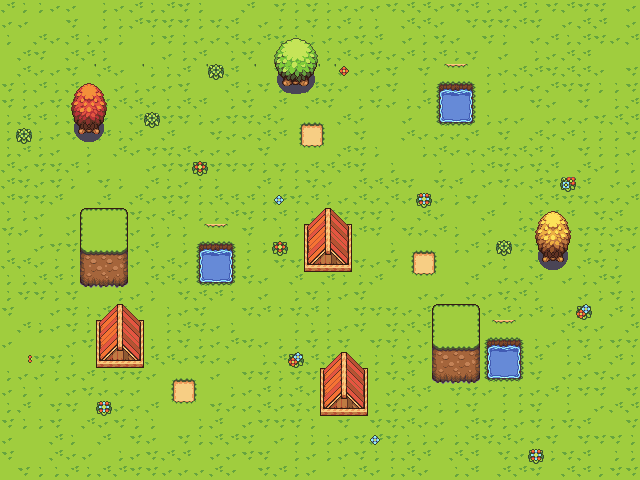

A 2D game scene composited from a Tiled map and its tileset images. What follows is a short description and the map's XML, with each tile layer's data collapsed to a summary:
An orthogonal 40x30 tile map with 16x16 px tiles, 3 tile layers (Background, Terrain, Trees).

<map version="1.10" tiledversion="1.10.2" orientation="orthogonal" renderorder="right-down" width="40" height="30" tilewidth="16" tileheight="16" infinite="0" nextlayerid="4" nextobjectid="1">
 <tileset firstgid="1" name="tileset" tilewidth="16" tileheight="16" tilecount="2112" columns="33">
  <image source="assets/tileset.png" trans="000000" width="528" height="1024" />
 </tileset>
 <layer id="1" name="Background" width="40" height="30" locked="1">
  <data>[1200 cells, 1200 non-empty, 6 distinct tile ids]</data>
 </layer>
 <layer id="2" name="Terrain" width="40" height="30">
  <data>[1200 cells, 146 non-empty, 55 distinct tile ids]</data>
 </layer>
 <layer id="3" name="Trees" width="40" height="30">
  <data>[1200 cells, 36 non-empty, 36 distinct tile ids]</data>
 </layer>
</map>
